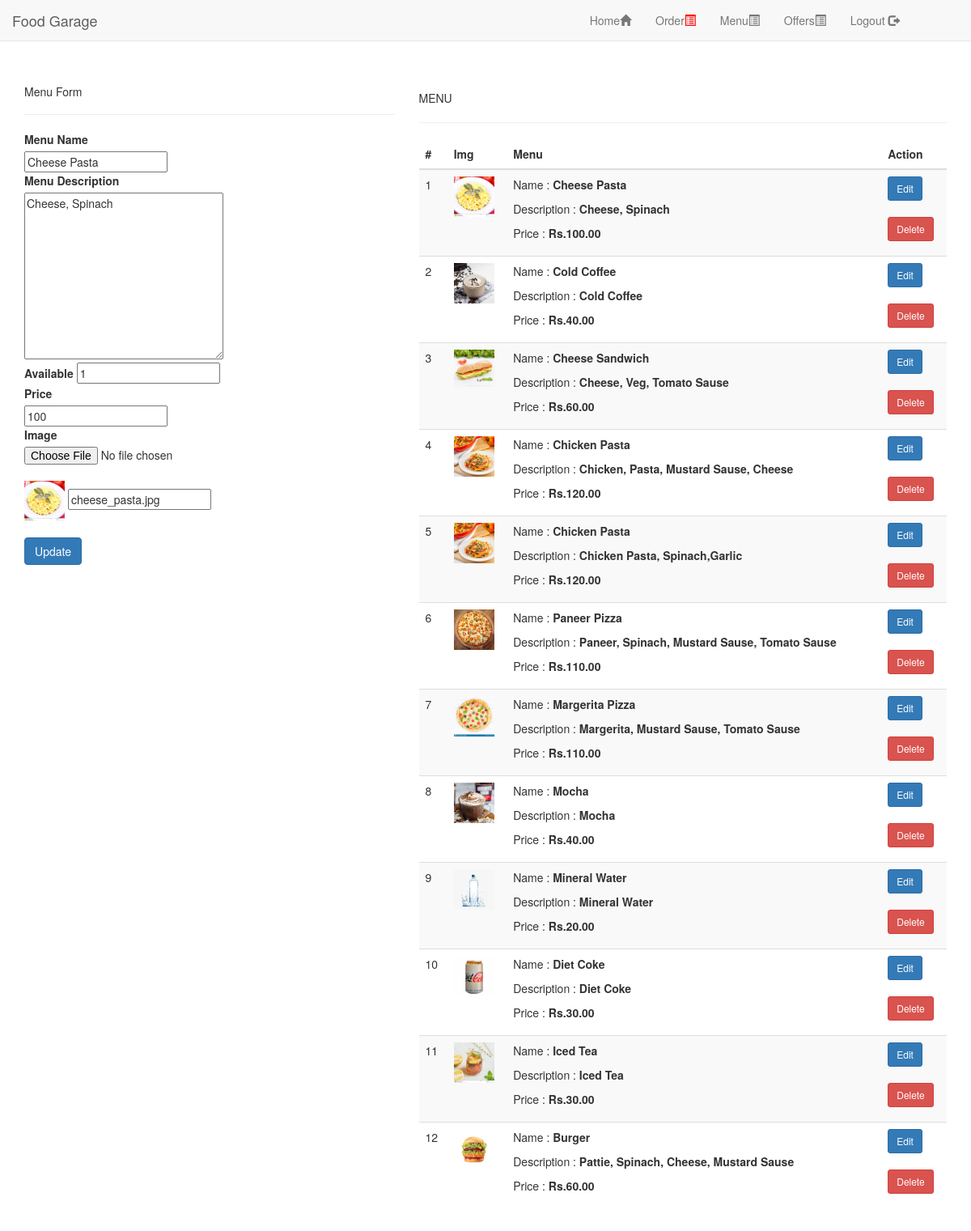
The page /admin/edit_menu.php?id=3 (signed in) on the database its author committed.
### tables this page shows
CREATE TABLE `product_list` (
  `id` int(30) NOT NULL,
  `name` varchar(100) NOT NULL,
  `description` text NOT NULL,
  `price` float NOT NULL DEFAULT 0,
  `img_path` text NOT NULL,
  `status` tinyint(1) NOT NULL DEFAULT 1 COMMENT '1 Available'
);

### admin/edit_menu.php (the view, shortened to what this page needs)
<?php
 include('header.php');
include('db.php');
$id = $_GET["id"];
$name="";
$description="";
$price="";
$img_path="";
 $status="";
$res = mysqli_query($conn,"SELECT * FROM `product_list` where id=$id");
while ($row = mysqli_fetch_array($res)) {
    $name = $row["name"];
    $description = $row["description"];
    $price = $row["price"];
    $img_path = $row["img_path"];
     $status = $row["status"];
}
 ?>
<div class="container" style="padding-top:8%;">
<div class="row row-eq-height">
    <div class="col-lg-5 col-md-5 col-12">
        <div class="card">
        <h5 class="card-header">Menu Form</h5>
        <hr>
        <div class="card-body">
        <form name="menu_form" method="post" enctype="multipart/form-data">
            <label for="name">Menu Name</label>
            <br><input type="text" name="name" id="name" value="<?php echo $name; ?>">
            <br><label for="description">Menu Description</label>
            <br><textarea name="description" id="description" cols="30" rows="10"><?php echo $description; ?></textarea>
            <br><label for="status">Available</label>
            <input type="text" name="status" id="status" value="<?php echo $status; ?>">
            <br><label for="price">Price</label>
            <br><input type="text" name="price" id="price" value="<?php echo $price; ?>">
            <br><label for="image">Image</label>
            <input type="file" name="image" id="image"><br><img src="../img/<?php echo $img_path ;?>" width="50px;" height="50px;" >
            <input type="text" name="img_path" value="<?php echo $img_path; ?>">
            <br><br><input type="submit" name="edit_menu_submit" class="btn btn-primary" Value="Update">
        </form>
        </div>
        </div>
    </div>
<div class="col-lg-7 col-md-7 col-12" style="background-clip: padding-box;padding: 15px;background: white;border-radius: 25px;">
        MENU <br><hr>
        <table class="table table-striped">
  <thead>
    <tr>
      <th scope="col">#</th>
      <th scope="col">Img</th>
      <th scope="col">Menu</th>
      <th scope="col">Action</th>
    </tr>
  </thead>
  <tbody>
  <?php
       $i = 1;
        $res = mysqli_query($conn,"SELECT * FROM  product_list order by rand() ");
       while ($row=mysqli_fetch_array($res))  {
         ?>
    <tr>
      <td><?php echo $i++ ?></td>
      <td><img src="../img/<?php echo $row['img_path'] ;?>" width="50px;" height="50px;"></td>
      <td>
                <p>Name : <b><?php echo $row['name'] ?></b></p>
				<p>Description : <b class="truncate"><?php echo $row['description'] ?></b></p>
				<p>Price : <b><?php echo "Rs.".number_format($row['price'],2) ?></b></p>
       </td>
      <td>
      <a href="edit_menu.php?id=<?php echo $row['id']; ?>" class="btn btn-sm btn-primary">  Edit</a>
      <br><br><a href="delete_menu.php?id=<?php echo $row['id']; ?>" class="btn btn-sm btn-danger">Delete</a>
      </td>
    </tr>
    <?php }; ?>
  </tbody>
</table>
</div>
</div>
</div>

### rows shown on the page
product_list: name "Cheese Pasta", description "Cheese, Spinach", status "1", price "100", img_path (picture), img_path "cheese_pasta.jpg", price "100.00"
product_list: img_path (picture), name "Cold Coffee", description "Cold Coffee", price "40.00"
product_list: img_path (picture), name "Cheese Sandwich", description "Cheese, Veg, Tomato Sause", price "60.00"
product_list: img_path (picture), name "Chicken Pasta", description "Chicken, Pasta, Mustard Sause, Cheese", price "120.00"
product_list: img_path (picture), name "Chicken Pasta", description "Chicken Pasta, Spinach,Garlic", price "120.00"
product_list: img_path (picture), name "Paneer Pizza", description "Paneer, Spinach, Mustard Sause, Tomato Sause", price "110.00"
product_list: img_path (picture), name "Margerita Pizza", description "Margerita, Mustard Sause, Tomato Sause", price "110.00"
product_list: img_path (picture), name "Mocha", description "Mocha", price "40.00"
product_list: img_path (picture), name "Mineral Water", description "Mineral Water", price "20.00"
product_list: img_path (picture), name "Diet Coke", description "Diet Coke", price "30.00"
product_list: img_path (picture), name "Iced Tea", description "Iced Tea", price "30.00"
product_list: img_path (picture), name "Burger", description "Pattie, Spinach, Cheese, Mustard Sause", price "60.00"
